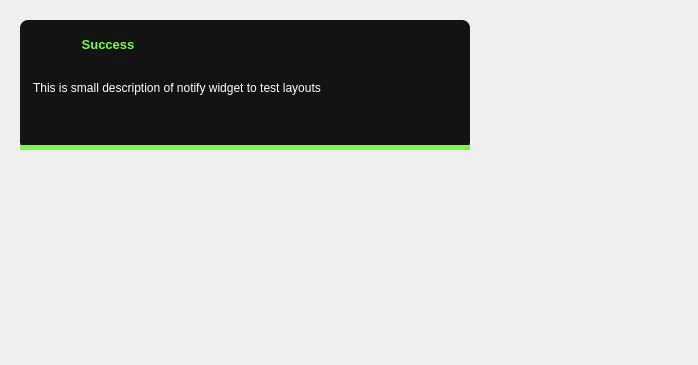
<?xml version="1.0" encoding="UTF-8"?>
<ui version="4.0">
 <class>Form</class>
 <widget class="QWidget" name="Form">
  <property name="geometry">
   <rect>
    <x>0</x>
    <y>0</y>
    <width>698</width>
    <height>365</height>
   </rect>
  </property>
  <property name="windowTitle">
   <string>Form</string>
  </property>
  <widget class="QWidget" name="Notification" native="true">
   <property name="geometry">
    <rect>
     <x>20</x>
     <y>20</y>
     <width>450</width>
     <height>130</height>
    </rect>
   </property>
   <property name="minimumSize">
    <size>
     <width>350</width>
     <height>130</height>
    </size>
   </property>
   <property name="maximumSize">
    <size>
     <width>450</width>
     <height>130</height>
    </size>
   </property>
   <property name="sizeIncrement">
    <size>
     <width>0</width>
     <height>0</height>
    </size>
   </property>
   <property name="styleSheet">
    <string notr="true">QWidget{
	background-color: rgba(0, 0, 0, 235);
    font-family: &quot;JetBrains Mono&quot;, Helvetica;
	border-radius: 8px;
    overflow: hidden;

}</string>
   </property>
   <layout class="QVBoxLayout" name="verticalLayout_2">
    <property name="spacing">
     <number>5</number>
    </property>
    <property name="leftMargin">
     <number>0</number>
    </property>
    <property name="topMargin">
     <number>0</number>
    </property>
    <property name="rightMargin">
     <number>0</number>
    </property>
    <property name="bottomMargin">
     <number>0</number>
    </property>
    <item>
     <widget class="QWidget" name="lay1" native="true">
      <property name="maximumSize">
       <size>
        <width>16777215</width>
        <height>40</height>
       </size>
      </property>
      <property name="styleSheet">
       <string notr="true">background-color: rgba(0, 0, 0, 0);</string>
      </property>
      <layout class="QHBoxLayout" name="horizontalLayout_2">
       <property name="spacing">
        <number>0</number>
       </property>
       <property name="leftMargin">
        <number>0</number>
       </property>
       <property name="topMargin">
        <number>0</number>
       </property>
       <property name="rightMargin">
        <number>5</number>
       </property>
       <property name="bottomMargin">
        <number>0</number>
       </property>
       <item>
        <widget class="QWidget" name="Info_place" native="true">
         <property name="styleSheet">
          <string notr="true">QWidget{
	background-color: rgba(0, 0, 0, 0);
	border-radius: 0px;
}</string>
         </property>
         <layout class="QVBoxLayout" name="verticalLayout">
          <property name="spacing">
           <number>0</number>
          </property>
          <property name="leftMargin">
           <number>0</number>
          </property>
          <property name="topMargin">
           <number>8</number>
          </property>
          <property name="rightMargin">
           <number>0</number>
          </property>
          <property name="bottomMargin">
           <number>0</number>
          </property>
          <item alignment="Qt::AlignLeft">
           <widget class="QFrame" name="lay2">
            <layout class="QHBoxLayout" name="horizontalLayout">
             <property name="spacing">
              <number>0</number>
             </property>
             <property name="leftMargin">
              <number>8</number>
             </property>
             <property name="topMargin">
              <number>0</number>
             </property>
             <property name="rightMargin">
              <number>10</number>
             </property>
             <property name="bottomMargin">
              <number>0</number>
             </property>
             <item>
              <widget class="QLabel" name="notify_type_icon">
               <property name="minimumSize">
                <size>
                 <width>30</width>
                 <height>30</height>
                </size>
               </property>
               <property name="maximumSize">
                <size>
                 <width>30</width>
                 <height>30</height>
                </size>
               </property>
               <property name="text">
                <string/>
               </property>
               <property name="pixmap">
                <pixmap resource="resources.qrc">:/MainIcons/icons/success_l.png</pixmap>
               </property>
               <property name="scaledContents">
                <bool>true</bool>
               </property>
              </widget>
             </item>
             <item>
              <widget class="QLabel" name="notify_title">
               <property name="sizePolicy">
                <sizepolicy hsizetype="Maximum" vsizetype="Preferred">
                 <horstretch>0</horstretch>
                 <verstretch>0</verstretch>
                </sizepolicy>
               </property>
               <property name="minimumSize">
                <size>
                 <width>100</width>
                 <height>0</height>
                </size>
               </property>
               <property name="maximumSize">
                <size>
                 <width>16777215</width>
                 <height>30</height>
                </size>
               </property>
               <property name="styleSheet">
                <string notr="true">color: #75FB4C;
font-weight: bold;
font-size: 13px;
padding-left: 10px;
padding-right: 10px;</string>
               </property>
               <property name="frameShape">
                <enum>QFrame::NoFrame</enum>
               </property>
               <property name="frameShadow">
                <enum>QFrame::Plain</enum>
               </property>
               <property name="text">
                <string>Success</string>
               </property>
               <property name="textFormat">
                <enum>Qt::AutoText</enum>
               </property>
               <property name="scaledContents">
                <bool>false</bool>
               </property>
               <property name="alignment">
                <set>Qt::AlignCenter</set>
               </property>
               <property name="wordWrap">
                <bool>false</bool>
               </property>
               <property name="margin">
                <number>0</number>
               </property>
              </widget>
             </item>
            </layout>
           </widget>
          </item>
         </layout>
        </widget>
       </item>
       <item>
        <widget class="QPushButton" name="close_btn">
         <property name="minimumSize">
          <size>
           <width>32</width>
           <height>32</height>
          </size>
         </property>
         <property name="maximumSize">
          <size>
           <width>32</width>
           <height>32</height>
          </size>
         </property>
         <property name="cursor">
          <cursorShape>PointingHandCursor</cursorShape>
         </property>
         <property name="styleSheet">
          <string notr="true">background-color: rgba(255, 255, 255, 0);</string>
         </property>
         <property name="text">
          <string/>
         </property>
         <property name="icon">
          <iconset resource="resources.qrc">
           <normaloff>:/MainIcons/icons/close_notify.png</normaloff>:/MainIcons/icons/close_notify.png</iconset>
         </property>
         <property name="iconSize">
          <size>
           <width>32</width>
           <height>32</height>
          </size>
         </property>
        </widget>
       </item>
      </layout>
     </widget>
    </item>
    <item>
     <widget class="QLabel" name="notify_text1">
      <property name="minimumSize">
       <size>
        <width>100</width>
        <height>40</height>
       </size>
      </property>
      <property name="styleSheet">
       <string notr="true">color: rgb(255, 255, 255);
background-color: rgba(0, 0, 0, 0);
padding-left: 10px;
padding-right: 10px;</string>
      </property>
      <property name="text">
       <string>This is small description of notify widget to test layouts</string>
      </property>
      <property name="textFormat">
       <enum>Qt::AutoText</enum>
      </property>
      <property name="scaledContents">
       <bool>false</bool>
      </property>
      <property name="wordWrap">
       <bool>true</bool>
      </property>
     </widget>
    </item>
    <item>
     <widget class="QLabel" name="notify_text2">
      <property name="minimumSize">
       <size>
        <width>100</width>
        <height>0</height>
       </size>
      </property>
      <property name="maximumSize">
       <size>
        <width>16777215</width>
        <height>25</height>
       </size>
      </property>
      <property name="styleSheet">
       <string notr="true">color: rgba(235, 235, 235, 180);
background-color: rgba(0, 0, 0, 0);
padding-left: 10px;
padding-right: 10px;
font-size: 10px;</string>
      </property>
      <property name="text">
       <string/>
      </property>
      <property name="textFormat">
       <enum>Qt::AutoText</enum>
      </property>
      <property name="scaledContents">
       <bool>false</bool>
      </property>
      <property name="wordWrap">
       <bool>false</bool>
      </property>
     </widget>
    </item>
    <item>
     <widget class="QProgressBar" name="timeline">
      <property name="maximumSize">
       <size>
        <width>16777215</width>
        <height>5</height>
       </size>
      </property>
      <property name="styleSheet">
       <string notr="true">QProgressBar {
    background: #000000;     
    text-align: center;      
    color: transparent;       
    border-radius: 0px;
	border-bottom-right-radius: 3px;
	border-bottom-left-radius: 3px;
}

QProgressBar::chunk {
    background-color: #75FB4C; 
    width: 1px;          
    margin: 0px;              
}</string>
      </property>
      <property name="value">
       <number>100</number>
      </property>
     </widget>
    </item>
   </layout>
  </widget>
 </widget>
 <resources>
  <include location="resources.qrc"/>
 </resources>
 <connections/>
</ui>
